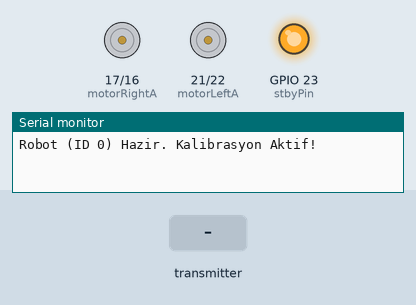
Simulated run of this sketch. Board: ESP32. On the bench: motor-driver pin pairs drawn as motors (green arrow = first pin HIGH = forward, orange = second pin HIGH = backward, longer = more drive, scaled by the enable pin, stopped while the standby pin is LOW), output pins drawn as LEDs (lit = HIGH), the last lines printed to the serial monitor. Inputs (shaded band) come from the test bench.

Above: at 1.2 s.
1.3 s: the transmitter starts sending leftSpeed = 1024
At 2.3 s:
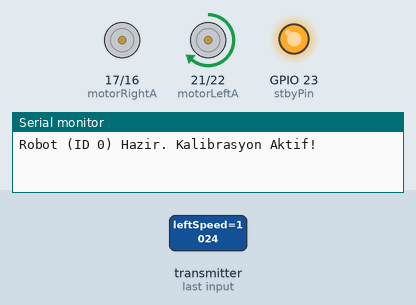
2.8 s: the transmitter starts sending rightSpeed = 1024
At 3.5 s:
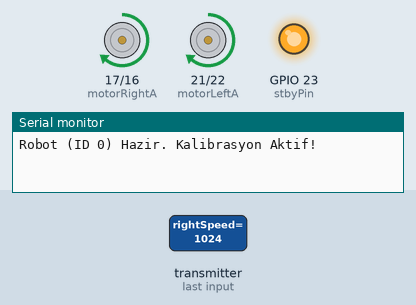
4.3 s: the transmitter starts sending leftSpeed = 0
At 4.6 s:
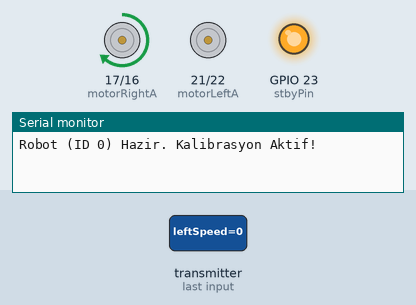
5.8 s: the transmitter starts sending id = 1
At 7.0 s:
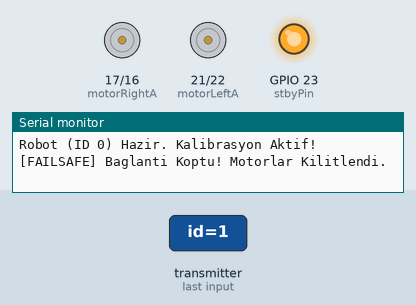
7.3 s: the transmitter starts sending id = 0
At 8.1 s:
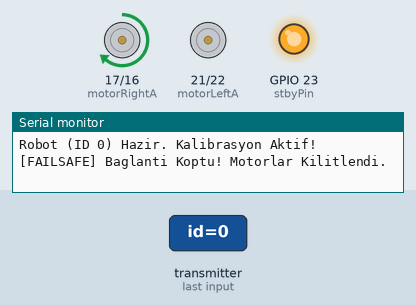
8.8 s: the transmitter starts sending leftSpeed = 2048
At 9.3 s:
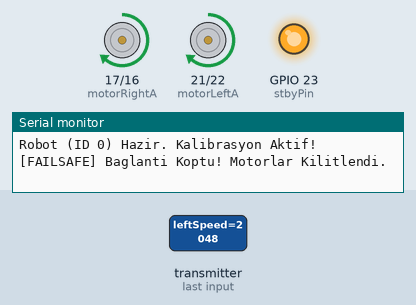
Timing chart, 0 to 11.3 s (numbered marks = the images above; inputs shaded):
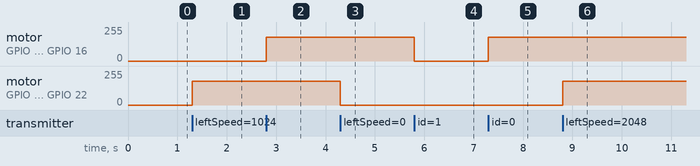

Measured:
- after the input at 1.3 s, motor on GPIO 21 (motorLeftA) / GPIO 22 (motorLeftB): stopped → forward 180/255 at once
- after the input at 2.8 s, motor on GPIO 17 (motorRightA) / GPIO 16 (motorRightB): stopped → forward 180/255 at once
- after the input at 4.3 s, motor on GPIO 21 (motorLeftA) / GPIO 22 (motorLeftB): forward 180/255 → stopped at once
- after the input at 5.8 s, motor on GPIO 17 (motorRightA) / GPIO 16 (motorRightB): forward 180/255 → stopped at once
- after the input at 7.3 s, motor on GPIO 17 (motorRightA) / GPIO 16 (motorRightB): stopped → forward 180/255 at once
- after the input at 8.8 s, motor on GPIO 21 (motorLeftA) / GPIO 22 (motorLeftB): stopped → forward 180/255 at once

The sketch:

Robot_ESP32_RL.ino
```cpp
#include <esp_now.h>
#include <WiFi.h>

// =====================================================================
//  ROBOTA ÖZEL DONANIM VE KALİBRASYON AYARLARI
// =====================================================================
const int MY_ROBOT_ID = 0; // Bu robotun kimliği (Lider)

// Hız Denkleştirme: Motorlar çok hızlıysa düşür, yavaşsa artır.
const float HIZ_CARPANI = 0.5; // Lider: standart

// Motor Terslik Düzeltmeleri: Bağlantılardan (L298N) kaynaklı ters
// hareketleri düzeltmek için kablo sökmeden buraları 'true' yapabilirsiniz.
const bool SOL_MOTOR_TERS = false;
const bool SAG_MOTOR_TERS = false;

// =====================================================================
// PİN TANIMLAMALARI
// =====================================================================
// SAĞ MOTOR -> KANAL A
const int motorRightA = 17;
const int motorRightB = 16;
const int enableRight = 18;

// SOL MOTOR -> KANAL B
const int motorLeftA = 21;
const int motorLeftB = 22;
const int enableLeft = 19;

const int stbyPin = 23;

// --- VERİ PAKETİ ŞABLONU ---
typedef struct struct_message {
  int id;
  int leftSpeed;
  int rightSpeed;
} struct_message;

struct_message myData;

// --- FAILSAFE (DEAD-MAN'S SWITCH) DEĞİŞKENLERİ ---
unsigned long lastCommandTime = 0;
bool isMoving = false;

// --- MOTOR SÜRÜŞ FONKSİYONU ---
void driveMotors(int leftSpeed, int rightSpeed) {
  // 1. DONANIM KALİBRASYONU (HIZ VE YÖN) — FLOAT matematik!
  // (Eski int*0.5 KESME yapiyordu: PC'nin 24 ve 25 komutlari AYNI duty'ye
  //  dusuyordu -> PWM cozunurlugu yariya iniyordu. Float + yuvarlama ile
  //  her PC adimi motorda gercek bir adim olur.)
  float l = leftSpeed * HIZ_CARPANI;
  float r = rightSpeed * HIZ_CARPANI;

  if (SOL_MOTOR_TERS) l = -l;
  if (SAG_MOTOR_TERS) r = -r;

  // 2. PWM MAPPING: giris -30..30 -> duty -180..180 (x6), float carpim + yuvarla
  int mappedLeft  = (int)lroundf(l * 6.0f);
  int mappedRight = (int)lroundf(r * 6.0f);

  // Sınırlandırma
  mappedLeft = constrain(mappedLeft, -180, 180);
  mappedRight = constrain(mappedRight, -180, 180);

  // Sol Motor (Kanal B)
  if (mappedLeft > 0) {
    digitalWrite(motorLeftA, HIGH);
    digitalWrite(motorLeftB, LOW);
  } else if (mappedLeft < 0) {
    digitalWrite(motorLeftA, LOW);
    digitalWrite(motorLeftB, HIGH);
  } else {
    digitalWrite(motorLeftA, LOW);
    digitalWrite(motorLeftB, LOW);
  }
  analogWrite(enableLeft, abs(mappedLeft));

  // Sağ Motor (Kanal A)
  if (mappedRight > 0) {
    digitalWrite(motorRightA, HIGH);
    digitalWrite(motorRightB, LOW);
  } else if (mappedRight < 0) {
    digitalWrite(motorRightA, LOW);
    digitalWrite(motorRightB, HIGH);
  } else {
    digitalWrite(motorRightA, LOW);
    digitalWrite(motorRightB, LOW);
  }
  analogWrite(enableRight, abs(mappedRight));
}

// --- ESP-NOW VERİ ALMA FONKSİYONU ---
void OnDataRecv(const esp_now_recv_info * info, const uint8_t *incomingData, int len) {
  memcpy(&myData, incomingData, sizeof(myData));

  if (myData.id == MY_ROBOT_ID) {
    driveMotors(myData.leftSpeed, myData.rightSpeed);
    lastCommandTime = millis();
    isMoving = (myData.leftSpeed != 0 || myData.rightSpeed != 0);
  }
}

void setup() {
  Serial.begin(115200);

  pinMode(motorRightA, OUTPUT);
  pinMode(motorRightB, OUTPUT);
  pinMode(enableRight, OUTPUT);
  pinMode(motorLeftA, OUTPUT);
  pinMode(motorLeftB, OUTPUT);
  pinMode(enableLeft, OUTPUT);
  pinMode(stbyPin, OUTPUT);

  digitalWrite(stbyPin, HIGH);
  driveMotors(0, 0);

  WiFi.mode(WIFI_MODE_STA);
  if (esp_now_init() != ESP_OK) {
    Serial.println("ESP-NOW Baslatilamadi!");
    return;
  }

  esp_now_register_recv_cb(OnDataRecv);
  Serial.println(String("Robot (ID ") + String(MY_ROBOT_ID) + String(") Hazir. Kalibrasyon Aktif!"));
}

void loop() {
  if (isMoving && (millis() - lastCommandTime > 500)) {
    driveMotors(0, 0);
    isMoving = false;
    Serial.println("[FAILSAFE] Baglanti Koptu! Motorlar Kilitlendi.");
  }
  delay(1);
}
```
